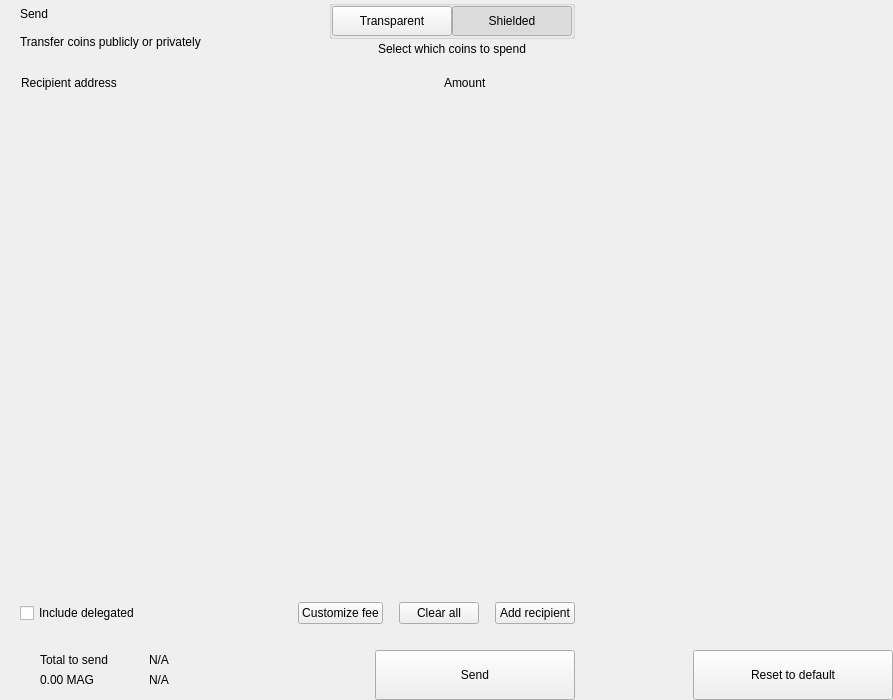
<?xml version="1.0" encoding="UTF-8"?>
<ui version="4.0">
 <class>send</class>
 <widget class="QWidget" name="send">
  <property name="geometry">
   <rect>
    <x>0</x>
    <y>0</y>
    <width>893</width>
    <height>700</height>
   </rect>
  </property>
  <property name="windowTitle">
   <string notr="true">N/A</string>
  </property>
  <layout class="QHBoxLayout" name="horizontalLayout_2" stretch="2,1">
   <property name="spacing">
    <number>0</number>
   </property>
   <property name="leftMargin">
    <number>0</number>
   </property>
   <property name="topMargin">
    <number>0</number>
   </property>
   <property name="rightMargin">
    <number>0</number>
   </property>
   <property name="bottomMargin">
    <number>0</number>
   </property>
   <item>
    <widget class="QWidget" name="left" native="true">
     <layout class="QVBoxLayout" name="verticalLayout_3">
      <property name="spacing">
       <number>0</number>
      </property>
      <property name="leftMargin">
       <number>0</number>
      </property>
      <property name="topMargin">
       <number>0</number>
      </property>
      <property name="rightMargin">
       <number>0</number>
      </property>
      <property name="bottomMargin">
       <number>0</number>
      </property>
      <item>
       <layout class="QVBoxLayout" name="verticalLayout_22" stretch="0,0,0,1,0,0,0,0">
        <property name="spacing">
         <number>0</number>
        </property>
        <item>
         <layout class="QHBoxLayout" name="horizontalLayout_3">
          <property name="spacing">
           <number>0</number>
          </property>
          <property name="leftMargin">
           <number>20</number>
          </property>
          <property name="rightMargin">
           <number>20</number>
          </property>
          <item>
           <layout class="QVBoxLayout" name="verticalLayout">
            <property name="spacing">
             <number>0</number>
            </property>
            <item>
             <widget class="QLabel" name="labelTitle">
              <property name="text">
               <string>Send</string>
              </property>
              <property name="alignment">
               <set>Qt::AlignLeading|Qt::AlignLeft|Qt::AlignVCenter</set>
              </property>
             </widget>
            </item>
            <item>
             <widget class="QLabel" name="labelSubtitle1">
              <property name="text">
               <string>Transfer coins publicly or privately</string>
              </property>
             </widget>
            </item>
           </layout>
          </item>
          <item>
           <spacer name="horizontalSpacer">
            <property name="orientation">
             <enum>Qt::Horizontal</enum>
            </property>
            <property name="sizeHint" stdset="0">
             <size>
              <width>40</width>
              <height>20</height>
             </size>
            </property>
           </spacer>
          </item>
          <item>
           <layout class="QVBoxLayout" name="verticalLayout_6">
            <property name="spacing">
             <number>3</number>
            </property>
            <item alignment="Qt::AlignHCenter">
             <widget class="QGroupBox" name="groupBox">
              <property name="styleSheet">
               <string notr="true">#groupBox{
padding-top:2px;
}</string>
              </property>
              <property name="title">
               <string/>
              </property>
              <property name="alignment">
               <set>Qt::AlignCenter</set>
              </property>
              <layout class="QHBoxLayout" name="horizontalLayout_4">
               <property name="spacing">
                <number>0</number>
               </property>
               <property name="leftMargin">
                <number>0</number>
               </property>
               <property name="topMargin">
                <number>0</number>
               </property>
               <property name="rightMargin">
                <number>0</number>
               </property>
               <property name="bottomMargin">
                <number>0</number>
               </property>
               <item>
                <widget class="QPushButton" name="pushLeft">
                 <property name="minimumSize">
                  <size>
                   <width>120</width>
                   <height>30</height>
                  </size>
                 </property>
                 <property name="maximumSize">
                  <size>
                   <width>120</width>
                   <height>30</height>
                  </size>
                 </property>
                 <property name="focusPolicy">
                  <enum>Qt::NoFocus</enum>
                 </property>
                 <property name="text">
                  <string>Transparent</string>
                 </property>
                 <property name="checkable">
                  <bool>true</bool>
                 </property>
                 <property name="autoExclusive">
                  <bool>true</bool>
                 </property>
                </widget>
               </item>
               <item>
                <widget class="QPushButton" name="pushRight">
                 <property name="minimumSize">
                  <size>
                   <width>120</width>
                   <height>30</height>
                  </size>
                 </property>
                 <property name="maximumSize">
                  <size>
                   <width>120</width>
                   <height>30</height>
                  </size>
                 </property>
                 <property name="focusPolicy">
                  <enum>Qt::NoFocus</enum>
                 </property>
                 <property name="text">
                  <string>Shielded</string>
                 </property>
                 <property name="checkable">
                  <bool>true</bool>
                 </property>
                 <property name="checked">
                  <bool>true</bool>
                 </property>
                 <property name="autoExclusive">
                  <bool>true</bool>
                 </property>
                </widget>
               </item>
              </layout>
             </widget>
            </item>
            <item alignment="Qt::AlignHCenter|Qt::AlignTop">
             <widget class="QLabel" name="labelSubtitle2">
              <property name="styleSheet">
               <string notr="true"/>
              </property>
              <property name="text">
               <string>Select which coins to spend</string>
              </property>
              <property name="alignment">
               <set>Qt::AlignCenter</set>
              </property>
              <property name="indent">
               <number>0</number>
              </property>
             </widget>
            </item>
           </layout>
          </item>
         </layout>
        </item>
        <item>
         <spacer name="verticalSpacer_2">
          <property name="orientation">
           <enum>Qt::Vertical</enum>
          </property>
          <property name="sizeType">
           <enum>QSizePolicy::Fixed</enum>
          </property>
          <property name="sizeHint" stdset="0">
           <size>
            <width>20</width>
            <height>20</height>
           </size>
          </property>
         </spacer>
        </item>
        <item>
         <layout class="QHBoxLayout" name="horizontalLayout" stretch="6,0,2">
          <property name="spacing">
           <number>0</number>
          </property>
          <property name="leftMargin">
           <number>10</number>
          </property>
          <property name="topMargin">
           <number>0</number>
          </property>
          <property name="rightMargin">
           <number>20</number>
          </property>
          <property name="bottomMargin">
           <number>0</number>
          </property>
          <item>
           <widget class="QLabel" name="labelSubtitleAddress">
            <property name="styleSheet">
             <string notr="true">margin-left:8px;</string>
            </property>
            <property name="text">
             <string>Recipient address</string>
            </property>
           </widget>
          </item>
          <item>
           <spacer name="horizontalSpacer_3">
            <property name="orientation">
             <enum>Qt::Horizontal</enum>
            </property>
            <property name="sizeType">
             <enum>QSizePolicy::Fixed</enum>
            </property>
            <property name="sizeHint" stdset="0">
             <size>
              <width>40</width>
              <height>1</height>
             </size>
            </property>
           </spacer>
          </item>
          <item>
           <widget class="QLabel" name="labelSubtitleAmount">
            <property name="text">
             <string>Amount</string>
            </property>
           </widget>
          </item>
         </layout>
        </item>
        <item>
         <widget class="QScrollArea" name="scrollArea">
          <property name="minimumSize">
           <size>
            <width>0</width>
            <height>350</height>
           </size>
          </property>
          <property name="styleSheet">
           <string notr="true">#scrollArea {
            background:transparent;
            margin-top:10px;
}</string>
          </property>
          <property name="horizontalScrollBarPolicy">
           <enum>Qt::ScrollBarAlwaysOff</enum>
          </property>
          <property name="sizeAdjustPolicy">
           <enum>QAbstractScrollArea::AdjustIgnored</enum>
          </property>
          <property name="widgetResizable">
           <bool>true</bool>
          </property>
          <property name="alignment">
           <set>Qt::AlignLeading|Qt::AlignLeft|Qt::AlignTop</set>
          </property>
          <widget class="QWidget" name="scrollAreaWidgetContents">
           <property name="geometry">
            <rect>
             <x>0</x>
             <y>0</y>
             <width>591</width>
             <height>16</height>
            </rect>
           </property>
           <property name="sizePolicy">
            <sizepolicy hsizetype="Preferred" vsizetype="Maximum">
             <horstretch>0</horstretch>
             <verstretch>0</verstretch>
            </sizepolicy>
           </property>
           <property name="autoFillBackground">
            <bool>false</bool>
           </property>
           <property name="styleSheet">
            <string notr="true">#scrollAreaWidgetContents {
             background:transparent;
             }</string>
           </property>
           <layout class="QVBoxLayout" name="verticalLayout_7">
            <property name="spacing">
             <number>0</number>
            </property>
            <property name="sizeConstraint">
             <enum>QLayout::SetDefaultConstraint</enum>
            </property>
            <property name="leftMargin">
             <number>0</number>
            </property>
            <property name="topMargin">
             <number>0</number>
            </property>
            <property name="rightMargin">
             <number>0</number>
            </property>
            <property name="bottomMargin">
             <number>0</number>
            </property>
           </layout>
          </widget>
         </widget>
        </item>
        <item>
         <spacer name="verticalSpacer_4">
          <property name="orientation">
           <enum>Qt::Vertical</enum>
          </property>
          <property name="sizeType">
           <enum>QSizePolicy::Fixed</enum>
          </property>
          <property name="sizeHint" stdset="0">
           <size>
            <width>20</width>
            <height>20</height>
           </size>
          </property>
         </spacer>
        </item>
        <item>
         <layout class="QHBoxLayout" name="horizontalLayout_20">
          <property name="spacing">
           <number>6</number>
          </property>
          <property name="leftMargin">
           <number>20</number>
          </property>
          <property name="rightMargin">
           <number>20</number>
          </property>
          <item>
           <widget class="QCheckBox" name="checkBoxDelegations">
            <property name="layoutDirection">
             <enum>Qt::LeftToRight</enum>
            </property>
            <property name="text">
             <string>Include delegated</string>
            </property>
           </widget>
          </item>
          <item>
           <spacer name="horizontalSpacer_4">
            <property name="orientation">
             <enum>Qt::Horizontal</enum>
            </property>
            <property name="sizeHint" stdset="0">
             <size>
              <width>10</width>
              <height>20</height>
             </size>
            </property>
           </spacer>
          </item>
          <item>
           <widget class="QPushButton" name="pushButtonFee">
            <property name="focusPolicy">
             <enum>Qt::NoFocus</enum>
            </property>
            <property name="text">
             <string>Customize fee</string>
            </property>
           </widget>
          </item>
          <item>
           <spacer name="horizontalSpacer_11">
            <property name="orientation">
             <enum>Qt::Horizontal</enum>
            </property>
            <property name="sizeType">
             <enum>QSizePolicy::Minimum</enum>
            </property>
            <property name="sizeHint" stdset="0">
             <size>
              <width>10</width>
              <height>20</height>
             </size>
            </property>
           </spacer>
          </item>
          <item>
           <widget class="QPushButton" name="pushButtonClear">
            <property name="focusPolicy">
             <enum>Qt::NoFocus</enum>
            </property>
            <property name="layoutDirection">
             <enum>Qt::RightToLeft</enum>
            </property>
            <property name="text">
             <string>Clear all</string>
            </property>
           </widget>
          </item>
          <item>
           <spacer name="horizontalSpacer_6">
            <property name="orientation">
             <enum>Qt::Horizontal</enum>
            </property>
            <property name="sizeType">
             <enum>QSizePolicy::Fixed</enum>
            </property>
            <property name="sizeHint" stdset="0">
             <size>
              <width>10</width>
              <height>20</height>
             </size>
            </property>
           </spacer>
          </item>
          <item>
           <widget class="QPushButton" name="pushButtonAddRecipient">
            <property name="focusPolicy">
             <enum>Qt::NoFocus</enum>
            </property>
            <property name="text">
             <string>Add recipient</string>
            </property>
           </widget>
          </item>
         </layout>
        </item>
        <item>
         <spacer name="verticalSpacer">
          <property name="orientation">
           <enum>Qt::Vertical</enum>
          </property>
          <property name="sizeType">
           <enum>QSizePolicy::Fixed</enum>
          </property>
          <property name="sizeHint" stdset="0">
           <size>
            <width>20</width>
            <height>16</height>
           </size>
          </property>
         </spacer>
        </item>
        <item>
         <layout class="QHBoxLayout" name="horizontalLayout_7">
          <property name="rightMargin">
           <number>20</number>
          </property>
          <item>
           <layout class="QHBoxLayout" name="horizontalLayout_10">
            <property name="spacing">
             <number>0</number>
            </property>
            <property name="leftMargin">
             <number>8</number>
            </property>
            <item>
             <widget class="QStackedWidget" name="stackedWidget">
              <property name="minimumSize">
               <size>
                <width>0</width>
                <height>60</height>
               </size>
              </property>
              <property name="maximumSize">
               <size>
                <width>16777215</width>
                <height>60</height>
               </size>
              </property>
              <widget class="QWidget" name="page1">
               <layout class="QVBoxLayout" name="verticalLayout_71" stretch="0">
                <property name="spacing">
                 <number>6</number>
                </property>
                <property name="leftMargin">
                 <number>12</number>
                </property>
                <property name="topMargin">
                 <number>0</number>
                </property>
                <property name="rightMargin">
                 <number>0</number>
                </property>
                <property name="bottomMargin">
                 <number>0</number>
                </property>
                <item>
                 <widget class="QWidget" name="coinWidget" native="true">
                  <property name="minimumSize">
                   <size>
                    <width>0</width>
                    <height>60</height>
                   </size>
                  </property>
                  <property name="maximumSize">
                   <size>
                    <width>16777215</width>
                    <height>60</height>
                   </size>
                  </property>
                  <layout class="QHBoxLayout" name="horizontalLayout_9">
                   <property name="spacing">
                    <number>0</number>
                   </property>
                   <property name="leftMargin">
                    <number>20</number>
                   </property>
                   <property name="topMargin">
                    <number>10</number>
                   </property>
                   <property name="rightMargin">
                    <number>20</number>
                   </property>
                   <property name="bottomMargin">
                    <number>10</number>
                   </property>
                   <item>
                    <layout class="QVBoxLayout" name="verticalSend">
                     <property name="spacing">
                      <number>0</number>
                     </property>
                     <item>
                      <widget class="QLabel" name="labelTitleTotalSend">
                       <property name="text">
                        <string>Total to send</string>
                       </property>
                      </widget>
                     </item>
                     <item>
                      <widget class="QLabel" name="labelAmountSend">
                       <property name="text">
                        <string notr="true">0.00 MAG</string>
                       </property>
                      </widget>
                     </item>
                    </layout>
                   </item>
                   <item>
                    <spacer name="horizontalSpacer_9">
                     <property name="orientation">
                      <enum>Qt::Horizontal</enum>
                     </property>
                     <property name="sizeType">
                      <enum>QSizePolicy::Fixed</enum>
                     </property>
                     <property name="sizeHint" stdset="0">
                      <size>
                       <width>20</width>
                       <height>20</height>
                      </size>
                     </property>
                    </spacer>
                   </item>
                   <item>
                    <widget class="QLabel" name="labelLine">
                     <property name="minimumSize">
                      <size>
                       <width>1</width>
                       <height>0</height>
                      </size>
                     </property>
                     <property name="maximumSize">
                      <size>
                       <width>1</width>
                       <height>16777215</height>
                      </size>
                     </property>
                     <property name="text">
                      <string/>
                     </property>
                    </widget>
                   </item>
                   <item>
                    <spacer name="horizontalSpacer_10">
                     <property name="orientation">
                      <enum>Qt::Horizontal</enum>
                     </property>
                     <property name="sizeType">
                      <enum>QSizePolicy::Fixed</enum>
                     </property>
                     <property name="sizeHint" stdset="0">
                      <size>
                       <width>20</width>
                       <height>20</height>
                      </size>
                     </property>
                    </spacer>
                   </item>
                   <item>
                    <layout class="QVBoxLayout" name="verticalRemaining">
                     <property name="spacing">
                      <number>0</number>
                     </property>
                     <item>
                      <widget class="QLabel" name="labelTitleTotalRemaining">
                       <property name="text">
                        <string notr="true">N/A</string>
                       </property>
                      </widget>
                     </item>
                     <item>
                      <widget class="QLabel" name="labelAmountRemaining">
                       <property name="text">
                        <string notr="true">N/A</string>
                       </property>
                      </widget>
                     </item>
                    </layout>
                   </item>
                  </layout>
                 </widget>
                </item>
               </layout>
              </widget>
              <widget class="QWidget" name="page_2"/>
             </widget>
            </item>
           </layout>
          </item>
          <item>
           <spacer name="horizontalSpacer_5">
            <property name="orientation">
             <enum>Qt::Horizontal</enum>
            </property>
            <property name="sizeType">
             <enum>QSizePolicy::Expanding</enum>
            </property>
            <property name="sizeHint" stdset="0">
             <size>
              <width>40</width>
              <height>20</height>
             </size>
            </property>
           </spacer>
          </item>
          <item alignment="Qt::AlignBottom">
           <widget class="QPushButton" name="pushButtonSave">
            <property name="minimumSize">
             <size>
              <width>200</width>
              <height>50</height>
             </size>
            </property>
            <property name="maximumSize">
             <size>
              <width>200</width>
              <height>50</height>
             </size>
            </property>
            <property name="focusPolicy">
             <enum>Qt::NoFocus</enum>
            </property>
            <property name="text">
             <string>Send</string>
            </property>
           </widget>
          </item>
         </layout>
        </item>
       </layout>
      </item>
     </layout>
    </widget>
   </item>
   <item>
    <widget class="QWidget" name="right" native="true">
     <layout class="QVBoxLayout" name="verticalLayout_5">
      <property name="leftMargin">
       <number>0</number>
      </property>
      <property name="topMargin">
       <number>0</number>
      </property>
      <property name="rightMargin">
       <number>0</number>
      </property>
      <property name="bottomMargin">
       <number>0</number>
      </property>
      <item>
       <layout class="QVBoxLayout" name="verticalLayout_4">
        <property name="spacing">
         <number>6</number>
        </property>
        <item>
         <widget class="OptionButton" name="btnCoinControl" native="true">
          <property name="minimumSize">
           <size>
            <width>0</width>
            <height>50</height>
           </size>
          </property>
         </widget>
        </item>
        <item>
         <widget class="OptionButton" name="btnChangeAddress" native="true">
          <property name="minimumSize">
           <size>
            <width>0</width>
            <height>50</height>
           </size>
          </property>
         </widget>
        </item>
        <item>
         <widget class="OptionButton" name="btnUri" native="true">
          <property name="minimumSize">
           <size>
            <width>0</width>
            <height>50</height>
           </size>
          </property>
         </widget>
        </item>
        <item>
         <widget class="OptionButton" name="btnShieldCoins" native="true">
          <property name="minimumSize">
           <size>
            <width>0</width>
            <height>50</height>
           </size>
          </property>
         </widget>
        </item>
        <item>
         <spacer name="verticalSpacer_5">
          <property name="orientation">
           <enum>Qt::Vertical</enum>
          </property>
          <property name="sizeHint" stdset="0">
           <size>
            <width>20</width>
            <height>40</height>
           </size>
          </property>
         </spacer>
        </item>
        <item>
         <layout class="QHBoxLayout" name="horizontalLayout_8">
          <item>
           <spacer name="horizontalSpacer_7">
            <property name="orientation">
             <enum>Qt::Horizontal</enum>
            </property>
            <property name="sizeHint" stdset="0">
             <size>
              <width>40</width>
              <height>20</height>
             </size>
            </property>
           </spacer>
          </item>
          <item>
           <widget class="QPushButton" name="pushButtonReset">
            <property name="minimumSize">
             <size>
              <width>200</width>
              <height>50</height>
             </size>
            </property>
            <property name="maximumSize">
             <size>
              <width>200</width>
              <height>50</height>
             </size>
            </property>
            <property name="focusPolicy">
             <enum>Qt::NoFocus</enum>
            </property>
            <property name="text">
             <string>Reset to default</string>
            </property>
           </widget>
          </item>
         </layout>
        </item>
       </layout>
      </item>
     </layout>
    </widget>
   </item>
  </layout>
 </widget>
 <customwidgets>
  <customwidget>
   <class>OptionButton</class>
   <extends>QWidget</extends>
   <header>qt/magnus/optionbutton.h</header>
   <container>1</container>
  </customwidget>
 </customwidgets>
 <resources/>
 <connections/>
</ui>
